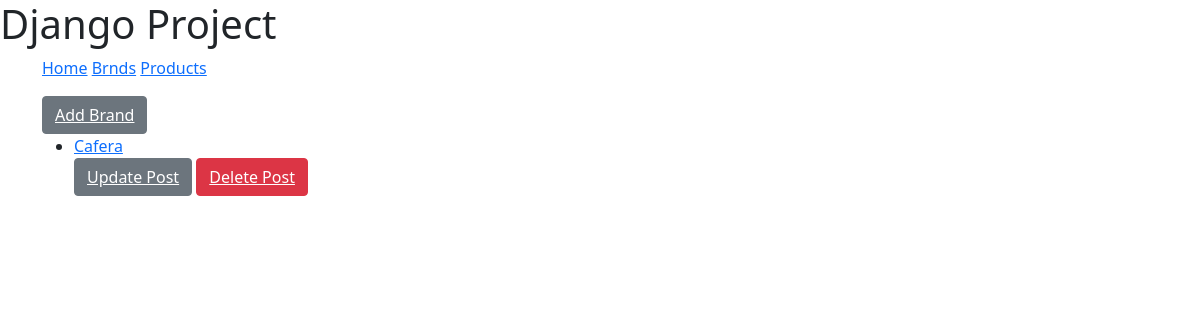
Page /makeup/brands on the earlier database version.
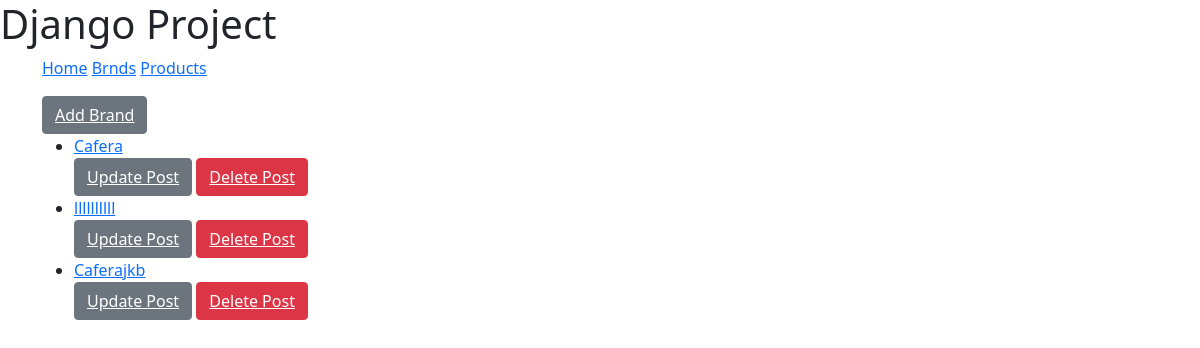
Same page on the later database version.
### makeup/models.py (models this page shows, shortened)
class Brand(models.Model):
    name = models.CharField(max_length=10)
    orgin = models.CharField(max_length=200)
    def getUrl(self):
        return '/makeup/brand/{0}'.format(self.id)

### makeup/views.py (the view)
# urls.py: path('brands', views.brandList, name='brands'),
def brandList(request):
    templateName='makeup/brand_list.html'
    list=Brand.objects.all()
    context={"name":"Brand","list":list}
    return render(request,templateName,context)

### makeup/templates/makeup/brand_list.html (shortened to what this page needs)
{% extends 'makeup/base.html' %}
{% block content %}
<button type="button" class="btn btn-secondary"><a href="{% url 'brand-create'%}" style="color: white;">Add Brand</a></button>
{% if list %}
    <ul>
    {% for brand in list %}
        <li><a href={{ brand.getUrl }}>{{ brand.name }}</a></li>
        <button type="button" class="btn btn-secondary"><a href="{% url 'brand-update' brand.id %}" style="color: white;">Update Post</a></button>
        <button type="button" class="btn btn-danger"><a href="{% url 'brand-delete' brand.id %}" style="color: white;">Delete Post</a></button>
    {% endfor %}
    </ul>
{% else %}
    <p>No polls are available.</p>
{% endif %}
{% endblock content %}

Differences in the rows shown:
added Brand: name "llllllllll"
added Brand: name "Caferajkb"
